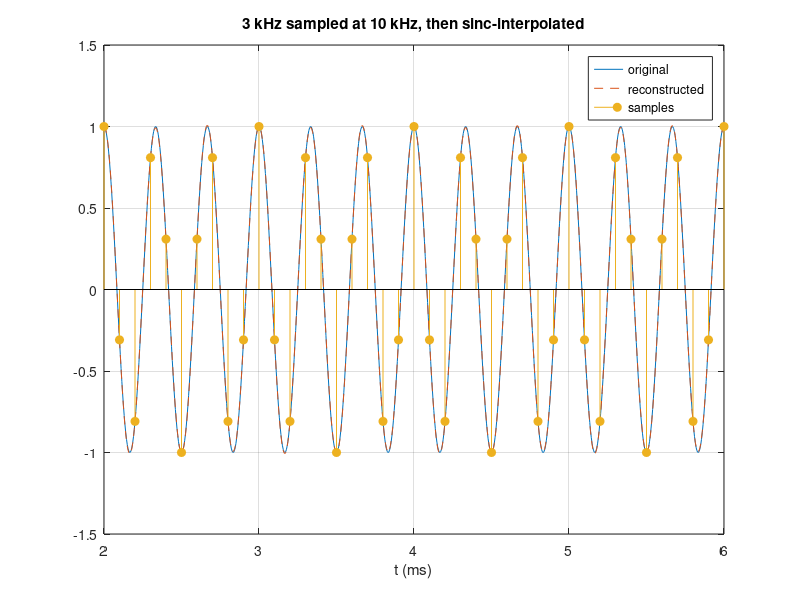

Write the MATLAB code that produced this figure.
% Signals and Systems — The Sampling Theorem
%title: The Sampling Theorem
%ar-title: نظرية أخذ العيّنات
%lesson: ss-ch7-1
%course: signals-systems

%% The numbers of the example
%ar: الإشارة الصوتية محدودة عند fM = 4 kHz. معدل نايكويست 2fM. مع fs = 10 kHz يجب أن يكون قطع مرشح الاسترجاع بين fM و fs − fM.
fM = 4e3; fs = 10e3;
fprintf('Nyquist rate = %g kHz; with fs = %g kHz the cutoff must be in (%g, %g) kHz\n', 2*fM/1e3, fs/1e3, fM/1e3, (fs - fM)/1e3)

%% Reconstruction by sinc interpolation
%ar: الاسترجاع المثالي: x(t) = Σ x[n] sinc((t − nT)/T). دالة sinc في Signal Toolbox، فنكتبها بأنفسنا (مع حالة الصفر). نسترجع جيبيًا 3 kHz من عيّنات بمعدل 10 kHz.
mysinc = @(x) (x == 0) + sin(pi*x)./(pi*x + (x == 0));
f0 = 3e3; T = 1/fs; n = 0:99; xn = cos(2*pi*f0*n*T);
t = linspace(20*T, 60*T, 800);
xr = zeros(size(t));
for k = 1:numel(n), xr = xr + xn(k)*mysinc((t - n(k)*T)/T); end
plot(t*1e3, cos(2*pi*f0*t), t*1e3, xr, '--'); hold on; stem(n(21:61)*T*1e3, xn(21:61), 'filled'); hold off
grid on; xlabel('t (ms)'); legend('original', 'reconstructed', 'samples'); title('3 kHz sampled at 10 kHz, then sinc-interpolated')
fprintf('max reconstruction error in the middle = %.3f\n', max(abs(xr - cos(2*pi*f0*t))))

%% Below the Nyquist rate it fails
%ar: نفس الجيبي 3 kHz بعيّنات 4 kHz (أقل من 6 kHz): العيّنات نفسها تنطبق على جيبي 1 kHz. الاسترجاع يعطي الإشارة الخطأ.
fs2 = 4e3; n = 0:20; tt = n/fs2;
fprintf('samples of 3 kHz and of 1 kHz at 4 kHz identical: %d\n', max(abs(cos(2*pi*3e3*tt) - cos(2*pi*1e3*tt))) < 1e-9)

%%! Project idea: choose the sampling rate for your sensor
%ar: مشروع: أعطِ الدالة أعلى تردد في الإشارة وعرض المنطقة الانتقالية للمرشح، ترجع أقل fs عملي. القاعدة: fs ≥ 2fM + عرض الانتقال. جربها على الصوت (20 kHz) وتخطيط القلب (150 Hz).
for x = [20e3 2.05e3; 150 50]'
    fprintf('fM = %6g Hz, transition %5g Hz -> fs >= %g Hz\n', x(1), x(2), 2*x(1) + x(2))
end
